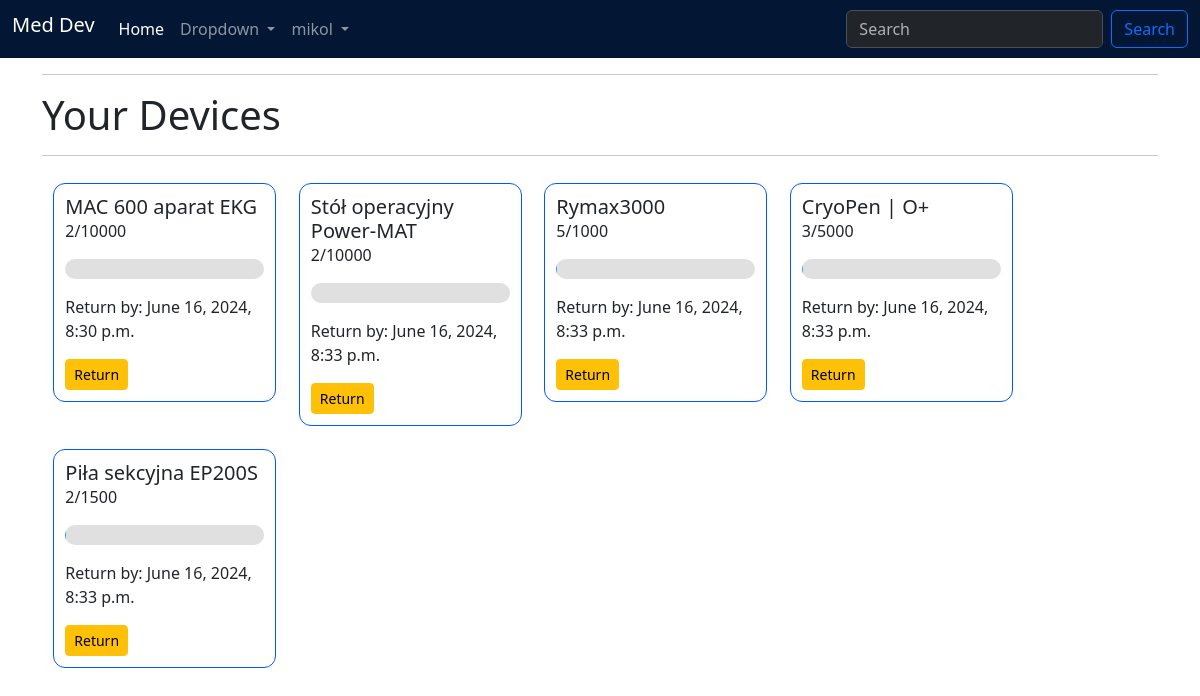
Screenshot of /user_devices (signed in) with the database file from the repository.
### meddev/models.py (models this page shows, shortened)
class Device(models.Model):
    name = models.CharField(max_length=100)
    num_used = models.IntegerField(default=0)
    max_uses = models.IntegerField()
    available = models.BooleanField(default=True)
    description = models.CharField(max_length=1000)

class Rental(models.Model):
    room_id = models.ForeignKey(Room, on_delete=models.CASCADE)
    device_id = models.ForeignKey(Device, on_delete=models.CASCADE)
    user_id = models.ForeignKey(User, on_delete=models.CASCADE)
    return_time = models.DateTimeField()

### meddev/views.py (the view)
# urls.py: path('user_devices', views.user_devices, name='user_devices'),
@login_required
def user_devices(request):
    if request.method == "POST":
        pass
    else:
        user_rentals = Rental.objects.filter(user_id=request.user).select_related('device_id', 'room_id')
        user_devices = [{'device': rental.device_id, 'return_time': rental.return_time} for rental in user_rentals]
        context_dict = {'user_devices': user_devices}
        return render(request, 'user_devices.html', context_dict)

### meddev/templatetags/custom_filters.py (called while the page is built)
@register.filter
def calc_progress(num_used, max_uses):
    if max_uses > 0:
        return (num_used / max_uses) * 100
    else:
        return 0

### meddev/templates/user_devices.html (shortened to what this page needs)
{% extends "base.html" %}
{% load custom_filters %}
{% block content %}
<hr>
<h1>Your Devices</h1>
<hr>
<div class='device_list'>
    {% if user_devices %}
        {% for item in user_devices %}
            <div class='device_tile'>
                <h5 class="card-title">{{ item.device.name }}</h5>
                <p class="card-text">{{ item.device.num_used }}/{{ item.device.max_uses }}</p>
                <div class="progress mb-3">
                </div>
                <p class="card-text">Return by: {{ item.return_time }}</p>
                <form action="{% url 'return_device' item.device.id %}" method="post">
                    <button type="submit" class="btn btn-warning btn-sm">Return</button>
                </form>
            </div>
        {% endfor %}
    {% else %}
        <p>You have not rented any devices.</p>
    {% endif %}
</div>
{% endblock %}

### meddev/templates/navbar.html (shortened to what this page needs)
<nav class="navbar sticky-top navbar-expand-sm bg-primary-subtle " data-bs-theme="dark">
    <div class="container-fluid ">
      <h1 class="navbar-brand" >Med Dev</h1>
      <div class="collapse navbar-collapse justify-content-center" id="navbarSupportedContent">
        <ul class="navbar-nav me-auto mb-2 mb-lg-0">
          <li class="nav-item">
            <a class="nav-link active" aria-current="page" href="{% url 'home' %}">Home</a>
          </li>
          <li class="nav-item dropdown">
            <a class="nav-link dropdown-toggle" href="#" role="button" data-bs-toggle="dropdown" aria-expanded="false">
              Dropdown
            </a>
          </li>
          {% if user.is_authenticated %}
          <li class="dropdown dropdown-menu-left">
            <a class="nav-link dropdown-toggle" href="#" role="button" data-bs-toggle="dropdown" aria-expanded="false">
              {{ user.username }}
            </a>
          </li>
          {% endif %}
        </ul>
        <form class="d-inline-flex" role="search" method="get" action="{% url 'search_results' %}">
          <input class="form-control me-2" type="search" name="q" placeholder="Search" aria-label="Search">
          <button class="btn btn-outline-primary" type="submit">Search</button>
        </form>
      </div>
    </div>
  </nav>

### meddev/static/style.css (style rules this page uses)
.device_list { display: flex; flex-wrap: wrap; }
.device_tile { width: 20%; height: 20%; border: 1px solid rgb(0, 89, 255); border-radius: 12px; margin: 1%; padding: 1%; }
.progress { width: 100%; background-color: #e0e0e0; border-radius: 10px; overflow: hidden; height: 20px; margin-top: 10px; }

### rows the page displays
Device: device.name "MAC 600 aparat EKG", device.num_used "2", device.max_uses "10000", return_time "June 16, 2024, 8:30 p.m."
Device: device.name "Stół operacyjny Power-MAT", device.num_used "2", device.max_uses "10000", return_time "June 16, 2024, 8:33 p.m."
Device: device.name "Rymax3000", device.num_used "5", device.max_uses "1000", return_time "June 16, 2024, 8:33 p.m."
Device: device.name "CryoPen | O+", device.num_used "3", device.max_uses "5000", return_time "June 16, 2024, 8:33 p.m."
Device: device.name "Piła sekcyjna EP200S", device.num_used "2", device.max_uses "1500", return_time "June 16, 2024, 8:33 p.m."

### other values shown
{{ user.username }} "mikol"
